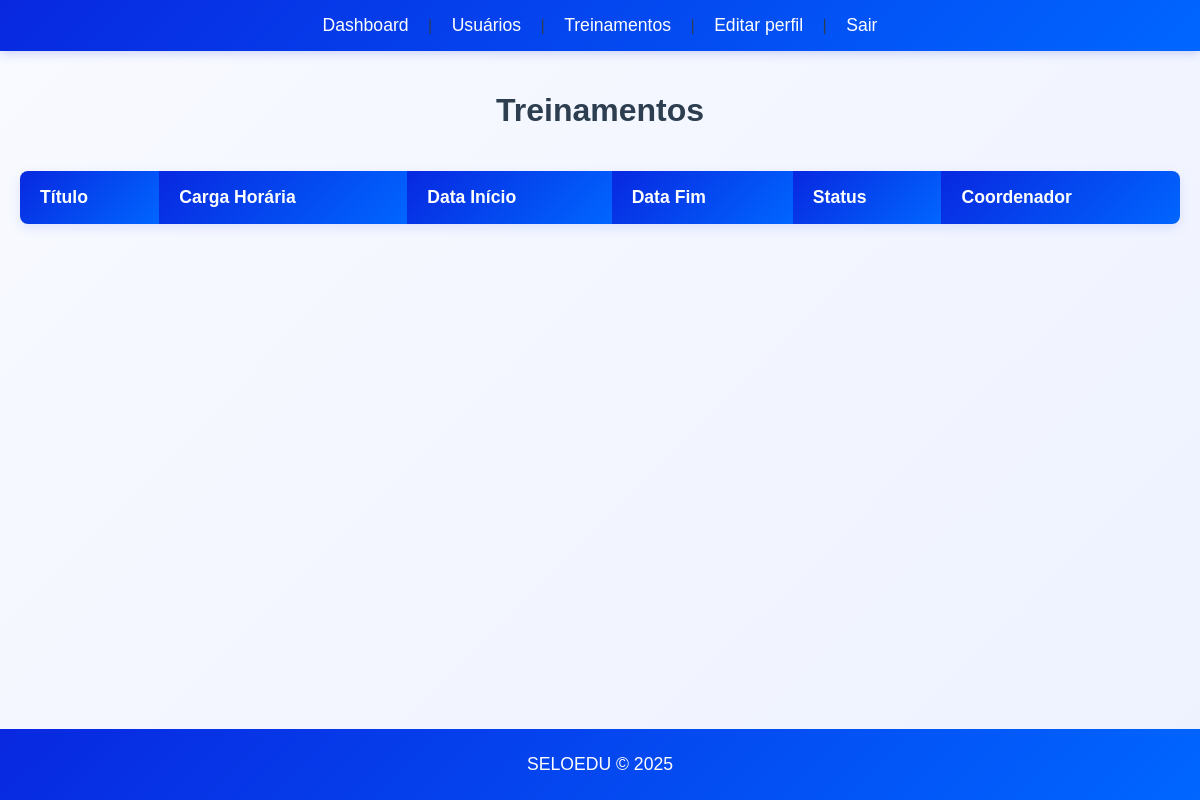
The app's page /treinamentos/listar (signed in), older data.
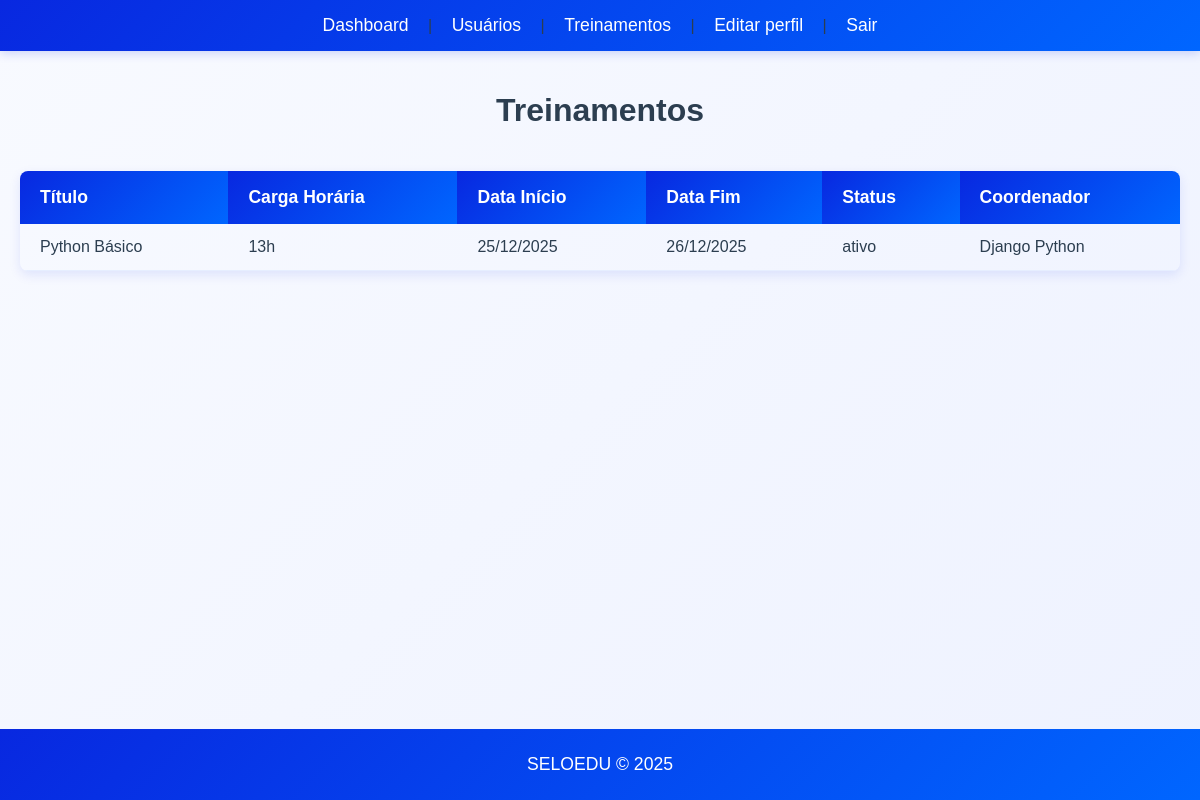
The same page, newer data.
### models/treinamento.py (models this page shows)
class Treinamento(db.Model):
    __tablename__ = 'treinamentos'
    id = db.Column(db.Integer, primary_key=True)
    titulo = db.Column(db.String(100), nullable=False)
    descricao = db.Column(db.Text)
    carga_horaria = db.Column(db.Integer, nullable=False)
    data_inicio = db.Column(db.DateTime, nullable=False)
    data_fim = db.Column(db.DateTime, nullable=False)
    status = db.Column(db.String(20), default='ativo')
    created_at = db.Column(db.DateTime, default=datetime.utcnow)
    user_id = db.Column(db.Integer, db.ForeignKey('users.id'), nullable=False)
    user = db.relationship('User', backref=db.backref('treinamentos', lazy=True))

### models/users.py (models this page shows, shortened)
class User(UserMixin, db.Model):
	__tablename__ = 'users'
	id = db.Column(db.Integer, primary_key=True)
	nome = db.Column(db.String(120), nullable=False)
	email = db.Column(db.String(150), unique=True, nullable=False)
	password_hash = db.Column(db.String(256), nullable=True)
	role = db.Column(db.String(50), default='user')
	ativo = db.Column(db.Boolean, default=True)
	profile = db.relationship('Profile', uselist=False, back_populates='user')

### routes/treinamento.py (the view)
@treinamento_bp.route('/listar', methods=['GET'])
@login_required
def listar():
    return listar_treinamentos()

### models/users.py (called while the page is built)
@login_manager.user_loader
def load_user(user_id):
	try:
		return User.query.get(int(user_id))
	except Exception:
		return None

### views/treinamento_view.py (called while the page is built)
def listar_treinamentos():
    treinamentos = Treinamento.query.all()
    return render_template('treinamento/listar.html', treinamentos=treinamentos)

### templates/treinamento/listar.html (shortened to what this page needs)
{% extends "base.html" %}
{% block content %}
    <h1>Treinamentos</h1>
    <table>
        <thead>
            <tr>
                <th>Título</th>
                <th>Carga Horária</th>
                <th>Data Início</th>
                <th>Data Fim</th>
                <th>Status</th>
                <th>Coordenador</th>
            </tr>
        </thead>
        <tbody>
            {% for treinamento in treinamentos %}
            <tr>
                <td>{{ treinamento.titulo }}</td>
                <td>{{ treinamento.carga_horaria }}h</td>
                <td>{{ treinamento.data_inicio.strftime('%d/%m/%Y') }}</td>
                <td>{{ treinamento.data_fim.strftime('%d/%m/%Y') }}</td>
                <td>{{ treinamento.status }}</td>
                <td>{{ treinamento.user.nome }}</td>
            </tr>
            {% endfor %}
        </tbody>
    </table>
{% endblock %}

### templates/base.html (shortened to what this page needs)
<!DOCTYPE html>
<html lang="pt-BR">
<head>
    <link rel="stylesheet" href="{{ url_for('static', filename='custom.css') }}">
</head>
<body>
    {% if current_user.is_authenticated %}
    <header>
        <nav>
            <a href="{{ url_for('users.dashboard') }}">Dashboard</a> |
            <a href="{{ url_for('users.index') }}">Usuários</a> |
            <a href="{{ url_for('treinamento.listar') }}">Treinamentos</a> |
            <a href="{{ url_for('users.profile') }}">Editar perfil</a> |
            <a href="{{ url_for('auth.logout') }}">Sair</a>
        </nav>
    </header>
    {% endif %}
    <main>
        {% block content %}{% endblock %}
    </main>
    <footer>
        <p>SELOEDU © 2025</p>
    </footer>
</body>
</html>

### Static/custom.css (style rules this page uses)
body { font-family: 'Arial', sans-serif; background: linear-gradient(135deg, #f8faff 0%, #eef2ff 100%); margin: 0; padding: 0; color: #2c3e50; display: flex; flex-direction: column; min-height: 100vh; }
main { flex: 1; padding: 20px; display: flex; flex-direction: column; align-items: center; }
header { background: linear-gradient(135deg, #0828e0 0%, #0066ff 100%); padding: 15px 20px; width: 100%; box-sizing: border-box; box-shadow: 0 2px 10px rgba(8, 40, 224, 0.2); }
header nav { text-align: center; }
header nav a { color: white; text-decoration: none; margin: 0 15px; font-weight: 500; font-size: 1.1em; transition: color 0.3s ease; }
footer { background: linear-gradient(135deg, #0828e0 0%, #0066ff 100%); color: white; text-align: center; padding: 25px; margin-top: auto; width: 100%; box-sizing: border-box; font-weight: 500; }
footer p { margin: 0; font-size: 1.1em; }
table { width: 100%; border-collapse: collapse; margin-top: 20px; border-radius: 8px; overflow: hidden; box-shadow: 0 4px 12px rgba(8, 40, 224, 0.1); }
table th { background: linear-gradient(135deg, #0828e0 0%, #0066ff 100%); color: white; padding: 16px 20px; text-align: left; font-weight: 600; font-size: 1.1em; }
table td { padding: 14px 20px; border-bottom: 1px solid #e6eeff; color: #2c3e50; }

Row changes from the older to the newer data that the page shows:
added Treinamento: titulo "Python Básico", carga_horaria "13", data_inicio "25/12/2025", data_fim "26/12/2025", status "ativo", user.nome "Django Python"
